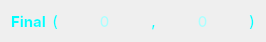
    <widget class="QWidget" name="layoutWidget">
     <property name="geometry">
      <rect>
       <x>350</x>
       <y>380</y>
       <width>253</width>
       <height>22</height>
      </rect>
     </property>
     <layout class="QHBoxLayout" name="finalLayout">
      <item>
       <widget class="QLabel" name="finalLabel">
        <property name="palette">
         <palette>
          <active>
           <colorrole role="WindowText">
            <brush brushstyle="SolidPattern">
             <color alpha="255">
              <red>0</red>
              <green>255</green>
              <blue>255</blue>
             </color>
            </brush>
           </colorrole>
           <colorrole role="Text">
            <brush brushstyle="SolidPattern">
             <color alpha="255">
              <red>0</red>
              <green>255</green>
              <blue>255</blue>
             </color>
            </brush>
           </colorrole>
           <colorrole role="PlaceholderText">
            <brush brushstyle="SolidPattern">
             <color alpha="128">
              <red>0</red>
              <green>225</green>
              <blue>225</blue>
             </color>
            </brush>
           </colorrole>
          </active>
          <inactive>
           <colorrole role="WindowText">
            <brush brushstyle="SolidPattern">
             <color alpha="255">
              <red>0</red>
              <green>255</green>
              <blue>255</blue>
             </color>
            </brush>
           </colorrole>
           <colorrole role="Text">
            <brush brushstyle="SolidPattern">
             <color alpha="255">
              <red>0</red>
              <green>255</green>
              <blue>255</blue>
             </color>
            </brush>
           </colorrole>
           <colorrole role="PlaceholderText">
            <brush brushstyle="SolidPattern">
             <color alpha="128">
              <red>0</red>
              <green>225</green>
              <blue>225</blue>
             </color>
            </brush>
           </colorrole>
          </inactive>
          <disabled>
           <colorrole role="WindowText">
            <brush brushstyle="SolidPattern">
             <color alpha="255">
              <red>60</red>
              <green>68</green>
              <blue>102</blue>
             </color>
            </brush>
           </colorrole>
           <colorrole role="Text">
            <brush brushstyle="SolidPattern">
             <color alpha="255">
              <red>60</red>
              <green>68</green>
              <blue>102</blue>
             </color>
            </brush>
           </colorrole>
           <colorrole role="PlaceholderText">
            <brush brushstyle="SolidPattern">
             <color alpha="128">
              <red>211</red>
              <green>218</green>
              <blue>227</blue>
             </color>
            </brush>
           </colorrole>
          </disabled>
         </palette>
        </property>
        <property name="font">
         <font>
          <family>Inter</family>
          <pointsize>11</pointsize>
          <weight>75</weight>
          <bold>true</bold>
         </font>
        </property>
        <property name="text">
         <string>Final</string>
        </property>
        <property name="alignment">
         <set>Qt::AlignCenter</set>
        </property>
       </widget>
      </item>
      <item>
       <widget class="QLabel" name="finalOBracketLabel">
        <property name="minimumSize">
         <size>
          <width>0</width>
          <height>0</height>
         </size>
        </property>
        <property name="palette">
         <palette>
          <active>
           <colorrole role="WindowText">
            <brush brushstyle="SolidPattern">
             <color alpha="255">
              <red>0</red>
              <green>255</green>
              <blue>255</blue>
             </color>
            </brush>
           </colorrole>
           <colorrole role="Text">
            <brush brushstyle="SolidPattern">
             <color alpha="255">
              <red>170</red>
              <green>255</green>
              <blue>255</blue>
             </color>
            </brush>
           </colorrole>
           <colorrole role="PlaceholderText">
            <brush brushstyle="SolidPattern">
             <color alpha="128">
              <red>0</red>
              <green>225</green>
              <blue>225</blue>
             </color>
            </brush>
           </colorrole>
          </active>
          <inactive>
           <colorrole role="WindowText">
            <brush brushstyle="SolidPattern">
             <color alpha="255">
              <red>0</red>
              <green>255</green>
              <blue>255</blue>
             </color>
            </brush>
           </colorrole>
           <colorrole role="Text">
            <brush brushstyle="SolidPattern">
             <color alpha="255">
              <red>170</red>
              <green>255</green>
              <blue>255</blue>
             </color>
            </brush>
           </colorrole>
           <colorrole role="PlaceholderText">
            <brush brushstyle="SolidPattern">
             <color alpha="128">
              <red>0</red>
              <green>225</green>
              <blue>225</blue>
             </color>
            </brush>
           </colorrole>
          </inactive>
          <disabled>
           <colorrole role="WindowText">
            <brush brushstyle="SolidPattern">
             <color alpha="255">
              <red>60</red>
              <green>68</green>
              <blue>102</blue>
             </color>
            </brush>
           </colorrole>
           <colorrole role="Text">
            <brush brushstyle="SolidPattern">
             <color alpha="255">
              <red>60</red>
              <green>68</green>
              <blue>102</blue>
             </color>
            </brush>
           </colorrole>
           <colorrole role="PlaceholderText">
            <brush brushstyle="SolidPattern">
             <color alpha="128">
              <red>211</red>
              <green>218</green>
              <blue>227</blue>
             </color>
            </brush>
           </colorrole>
          </disabled>
         </palette>
        </property>
        <property name="font">
         <font>
          <family>Inter</family>
          <pointsize>11</pointsize>
          <weight>50</weight>
          <bold>false</bold>
         </font>
        </property>
        <property name="text">
         <string>(</string>
        </property>
        <property name="alignment">
         <set>Qt::AlignCenter</set>
        </property>
       </widget>
      </item>
      <item>
       <widget class="QLabel" name="finalXValueLabel">
        <property name="minimumSize">
         <size>
          <width>81</width>
          <height>20</height>
         </size>
        </property>
        <property name="palette">
         <palette>
          <active>
           <colorrole role="WindowText">
            <brush brushstyle="SolidPattern">
             <color alpha="255">
              <red>170</red>
              <green>255</green>
              <blue>255</blue>
             </color>
            </brush>
           </colorrole>
           <colorrole role="Text">
            <brush brushstyle="SolidPattern">
             <color alpha="255">
              <red>170</red>
              <green>255</green>
              <blue>255</blue>
             </color>
            </brush>
           </colorrole>
           <colorrole role="PlaceholderText">
            <brush brushstyle="SolidPattern">
             <color alpha="128">
              <red>0</red>
              <green>225</green>
              <blue>225</blue>
             </color>
            </brush>
           </colorrole>
          </active>
          <inactive>
           <colorrole role="WindowText">
            <brush brushstyle="SolidPattern">
             <color alpha="255">
              <red>170</red>
              <green>255</green>
              <blue>255</blue>
             </color>
            </brush>
           </colorrole>
           <colorrole role="Text">
            <brush brushstyle="SolidPattern">
             <color alpha="255">
              <red>170</red>
              <green>255</green>
              <blue>255</blue>
             </color>
            </brush>
           </colorrole>
           <colorrole role="PlaceholderText">
            <brush brushstyle="SolidPattern">
             <color alpha="128">
              <red>0</red>
              <green>225</green>
              <blue>225</blue>
             </color>
            </brush>
           </colorrole>
          </inactive>
          <disabled>
           <colorrole role="WindowText">
            <brush brushstyle="SolidPattern">
             <color alpha="255">
              <red>60</red>
              <green>68</green>
              <blue>102</blue>
             </color>
            </brush>
           </colorrole>
           <colorrole role="Text">
            <brush brushstyle="SolidPattern">
             <color alpha="255">
              <red>60</red>
              <green>68</green>
              <blue>102</blue>
             </color>
            </brush>
           </colorrole>
           <colorrole role="PlaceholderText">
            <brush brushstyle="SolidPattern">
             <color alpha="128">
              <red>211</red>
              <green>218</green>
              <blue>227</blue>
             </color>
            </brush>
           </colorrole>
          </disabled>
         </palette>
        </property>
        <property name="font">
         <font>
          <family>Inter</family>
          <pointsize>11</pointsize>
          <weight>50</weight>
          <bold>false</bold>
         </font>
        </property>
        <property name="text">
         <string>0</string>
        </property>
        <property name="alignment">
         <set>Qt::AlignCenter</set>
        </property>
        <property name="wordWrap">
         <bool>true</bool>
        </property>
       </widget>
      </item>
      <item>
       <widget class="QLabel" name="finalColonLabel">
        <property name="minimumSize">
         <size>
          <width>0</width>
          <height>0</height>
         </size>
        </property>
        <property name="palette">
         <palette>
          <active>
           <colorrole role="WindowText">
            <brush brushstyle="SolidPattern">
             <color alpha="255">
              <red>0</red>
              <green>255</green>
              <blue>255</blue>
             </color>
            </brush>
           </colorrole>
           <colorrole role="Text">
            <brush brushstyle="SolidPattern">
             <color alpha="255">
              <red>170</red>
              <green>255</green>
              <blue>255</blue>
             </color>
            </brush>
           </colorrole>
           <colorrole role="PlaceholderText">
            <brush brushstyle="SolidPattern">
             <color alpha="128">
              <red>0</red>
              <green>225</green>
              <blue>225</blue>
             </color>
            </brush>
           </colorrole>
          </active>
          <inactive>
           <colorrole role="WindowText">
            <brush brushstyle="SolidPattern">
             <color alpha="255">
              <red>0</red>
              <green>255</green>
              <blue>255</blue>
             </color>
            </brush>
           </colorrole>
           <colorrole role="Text">
            <brush brushstyle="SolidPattern">
             <color alpha="255">
              <red>170</red>
              <green>255</green>
              <blue>255</blue>
             </color>
            </brush>
           </colorrole>
           <colorrole role="PlaceholderText">
            <brush brushstyle="SolidPattern">
             <color alpha="128">
              <red>0</red>
              <green>225</green>
              <blue>225</blue>
             </color>
            </brush>
           </colorrole>
          </inactive>
          <disabled>
           <colorrole role="WindowText">
            <brush brushstyle="SolidPattern">
             <color alpha="255">
              <red>60</red>
              <green>68</green>
              <blue>102</blue>
             </color>
            </brush>
           </colorrole>
           <colorrole role="Text">
            <brush brushstyle="SolidPattern">
             <color alpha="255">
              <red>60</red>
              <green>68</green>
              <blue>102</blue>
             </color>
            </brush>
           </colorrole>
           <colorrole role="PlaceholderText">
            <brush brushstyle="SolidPattern">
             <color alpha="128">
              <red>211</red>
              <green>218</green>
              <blue>227</blue>
             </color>
            </brush>
           </colorrole>
          </disabled>
         </palette>
        </property>
        <property name="font">
         <font>
          <family>Inter</family>
          <pointsize>11</pointsize>
          <weight>50</weight>
          <bold>false</bold>
         </font>
        </property>
        <property name="text">
         <string>,</string>
        </property>
        <property name="alignment">
         <set>Qt::AlignCenter</set>
        </property>
       </widget>
      </item>
      <item>
       <widget class="QLabel" name="finalYValueLabel">
        <property name="minimumSize">
         <size>
          <width>81</width>
          <height>20</height>
         </size>
        </property>
        <property name="palette">
         <palette>
          <active>
           <colorrole role="WindowText">
            <brush brushstyle="SolidPattern">
             <color alpha="255">
              <red>170</red>
              <green>255</green>
              <blue>255</blue>
             </color>
            </brush>
           </colorrole>
           <colorrole role="Text">
            <brush brushstyle="SolidPattern">
             <color alpha="255">
              <red>170</red>
              <green>255</green>
              <blue>255</blue>
             </color>
            </brush>
           </colorrole>
           <colorrole role="PlaceholderText">
            <brush brushstyle="SolidPattern">
             <color alpha="128">
              <red>0</red>
              <green>225</green>
              <blue>225</blue>
             </color>
            </brush>
           </colorrole>
          </active>
          <inactive>
           <colorrole role="WindowText">
            <brush brushstyle="SolidPattern">
             <color alpha="255">
              <red>170</red>
              <green>255</green>
              <blue>255</blue>
             </color>
            </brush>
           </colorrole>
           <colorrole role="Text">
            <brush brushstyle="SolidPattern">
             <color alpha="255">
              <red>170</red>
              <green>255</green>
              <blue>255</blue>
             </color>
            </brush>
           </colorrole>
           <colorrole role="PlaceholderText">
            <brush brushstyle="SolidPattern">
             <color alpha="128">
              <red>0</red>
              <green>225</green>
              <blue>225</blue>
             </color>
            </brush>
           </colorrole>
          </inactive>
          <disabled>
           <colorrole role="WindowText">
            <brush brushstyle="SolidPattern">
             <color alpha="255">
              <red>60</red>
              <green>68</green>
              <blue>102</blue>
             </color>
            </brush>
           </colorrole>
           <colorrole role="Text">
            <brush brushstyle="SolidPattern">
             <color alpha="255">
              <red>60</red>
              <green>68</green>
              <blue>102</blue>
             </color>
            </brush>
           </colorrole>
           <colorrole role="PlaceholderText">
            <brush brushstyle="SolidPattern">
             <color alpha="128">
              <red>211</red>
              <green>218</green>
              <blue>227</blue>
             </color>
            </brush>
           </colorrole>
          </disabled>
         </palette>
        </property>
        <property name="font">
         <font>
          <family>Inter</family>
          <pointsize>11</pointsize>
          <weight>50</weight>
          <bold>false</bold>
         </font>
        </property>
        <property name="text">
         <string>0</string>
        </property>
        <property name="alignment">
         <set>Qt::AlignCenter</set>
        </property>
        <property name="wordWrap">
         <bool>true</bool>
        </property>
       </widget>
      </item>
      <item>
       <widget class="QLabel" name="finalCBracketLabel">
        <property name="minimumSize">
         <size>
          <width>0</width>
          <height>0</height>
         </size>
        </property>
        <property name="palette">
         <palette>
          <active>
           <colorrole role="WindowText">
            <brush brushstyle="SolidPattern">
             <color alpha="255">
              <red>0</red>
              <green>255</green>
              <blue>255</blue>
             </color>
            </brush>
           </colorrole>
           <colorrole role="Text">
            <brush brushstyle="SolidPattern">
             <color alpha="255">
              <red>170</red>
              <green>255</green>
              <blue>255</blue>
             </color>
            </brush>
           </colorrole>
           <colorrole role="PlaceholderText">
            <brush brushstyle="SolidPattern">
             <color alpha="128">
              <red>0</red>
              <green>225</green>
              <blue>225</blue>
             </color>
            </brush>
           </colorrole>
          </active>
          <inactive>
           <colorrole role="WindowText">
            <brush brushstyle="SolidPattern">
             <color alpha="255">
              <red>0</red>
              <green>255</green>
              <blue>255</blue>
             </color>
            </brush>
           </colorrole>
           <colorrole role="Text">
            <brush brushstyle="SolidPattern">
             <color alpha="255">
              <red>170</red>
              <green>255</green>
              <blue>255</blue>
             </color>
            </brush>
           </colorrole>
           <colorrole role="PlaceholderText">
            <brush brushstyle="SolidPattern">
             <color alpha="128">
              <red>0</red>
              <green>225</green>
              <blue>225</blue>
             </color>
            </brush>
           </colorrole>
          </inactive>
          <disabled>
           <colorrole role="WindowText">
            <brush brushstyle="SolidPattern">
             <color alpha="255">
              <red>60</red>
              <green>68</green>
              <blue>102</blue>
             </color>
            </brush>
           </colorrole>
           <colorrole role="Text">
            <brush brushstyle="SolidPattern">
             <color alpha="255">
              <red>60</red>
              <green>68</green>
              <blue>102</blue>
             </color>
            </brush>
           </colorrole>
           <colorrole role="PlaceholderText">
            <brush brushstyle="SolidPattern">
             <color alpha="128">
              <red>211</red>
              <green>218</green>
              <blue>227</blue>
             </color>
            </brush>
           </colorrole>
          </disabled>
         </palette>
        </property>
        <property name="font">
         <font>
          <family>Inter</family>
          <pointsize>11</pointsize>
          <weight>50</weight>
          <bold>false</bold>
         </font>
        </property>
        <property name="text">
         <string>)</string>
        </property>
        <property name="alignment">
         <set>Qt::AlignCenter</set>
        </property>
       </widget>
      </item>
     </layout>
    </widget>
